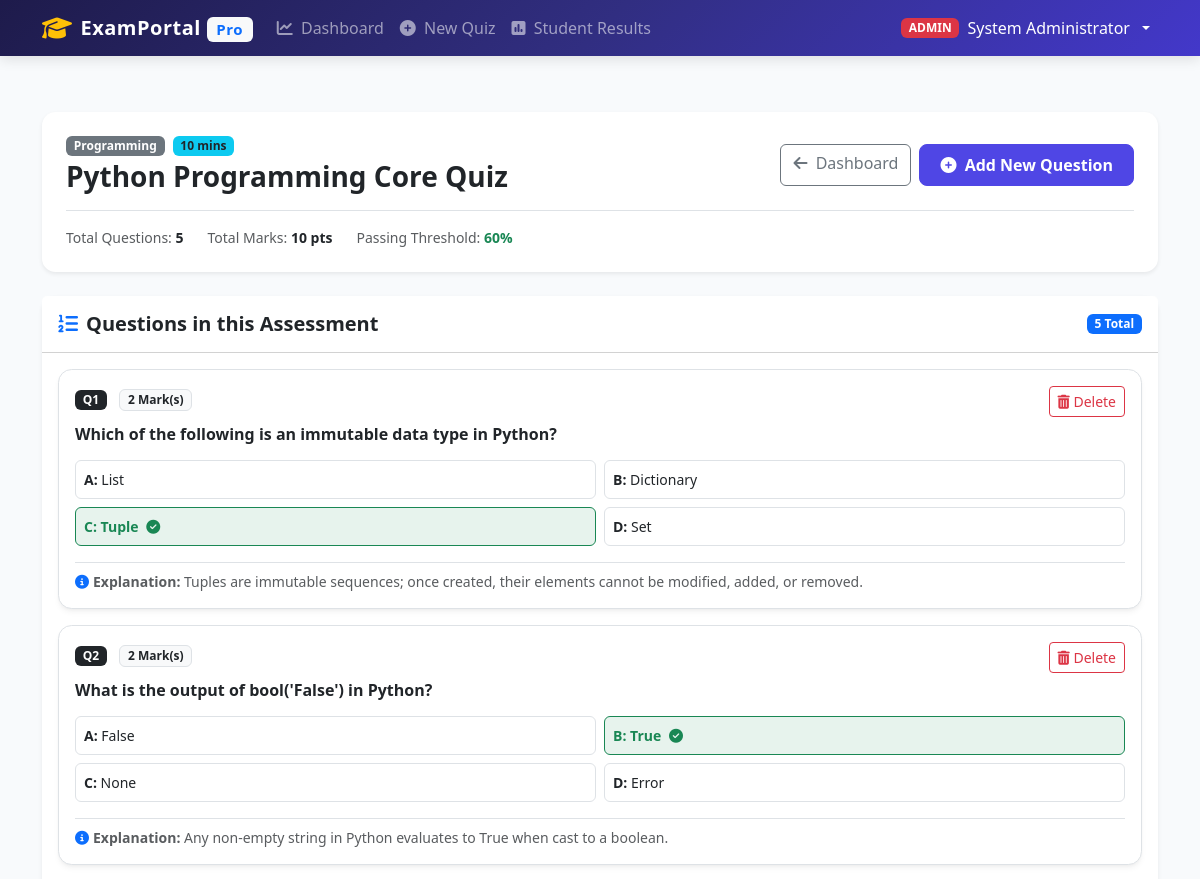
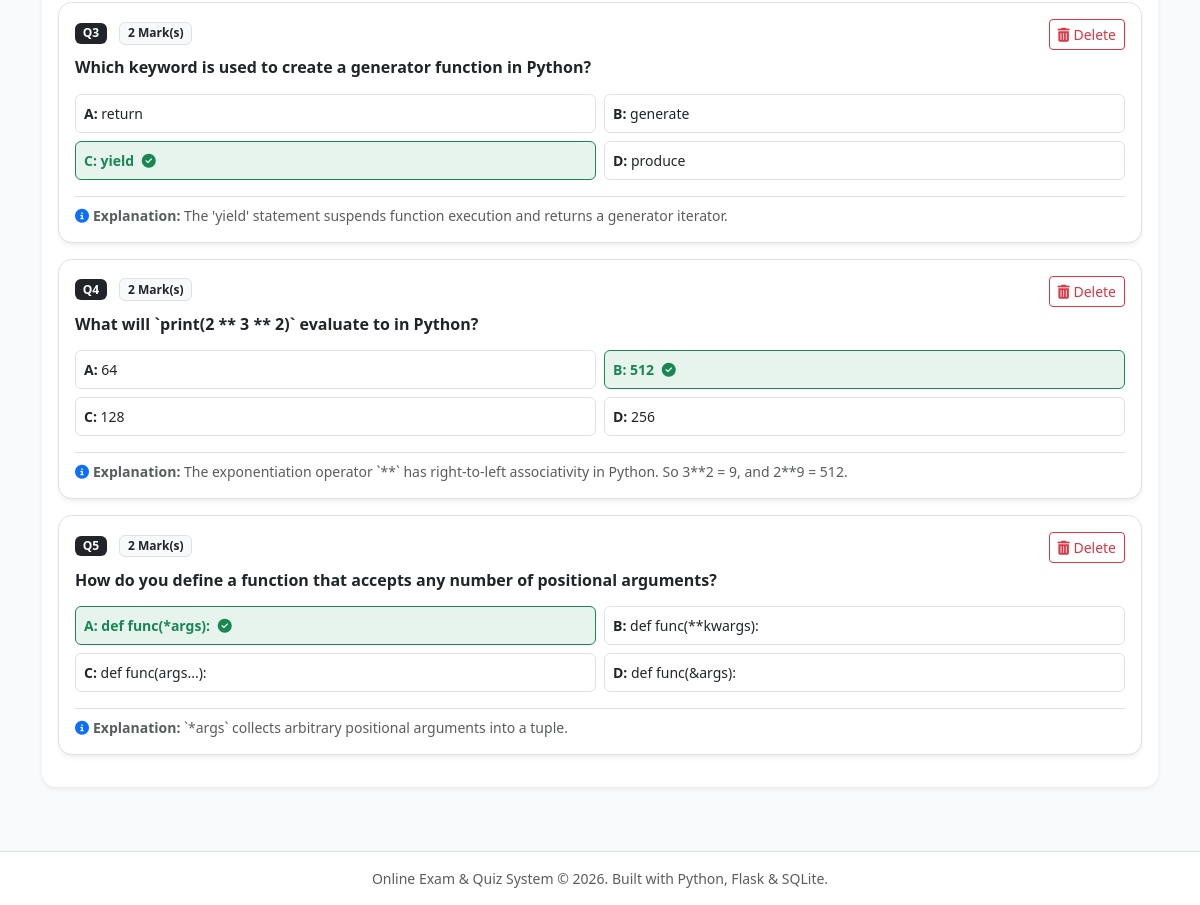
Screenshot of /admin/quiz/1/questions (signed in) with the database file from the repository (2 pictures, top to bottom).
### tables this page shows
CREATE TABLE quizzes (
        id INTEGER PRIMARY KEY AUTOINCREMENT,
        title TEXT NOT NULL,
        description TEXT,
        category TEXT DEFAULT 'General',
        duration_minutes INTEGER NOT NULL DEFAULT 15,
        passing_percentage INTEGER NOT NULL DEFAULT 50,
        is_active INTEGER NOT NULL DEFAULT 1,
        created_by INTEGER,
        created_at TIMESTAMP DEFAULT CURRENT_TIMESTAMP,
        FOREIGN KEY (created_by) REFERENCES users(id) ON DELETE SET NULL
    );

CREATE TABLE questions (
        id INTEGER PRIMARY KEY AUTOINCREMENT,
        quiz_id INTEGER NOT NULL,
        question_text TEXT NOT NULL,
        option_a TEXT NOT NULL,
        option_b TEXT NOT NULL,
        option_c TEXT NOT NULL,
        option_d TEXT NOT NULL,
        correct_option TEXT NOT NULL, -- 'A', 'B', 'C', or 'D'
        explanation TEXT,
        marks INTEGER NOT NULL DEFAULT 1,
        FOREIGN KEY (quiz_id) REFERENCES quizzes(id) ON DELETE CASCADE
    );

### app.py (the view)
@app.route('/admin/quiz/<int:quiz_id>/questions')
@admin_required
def admin_quiz_questions(quiz_id):
    db = get_db()
    quiz = db.execute("SELECT * FROM quizzes WHERE id = ?", (quiz_id,)).fetchone()
    if not quiz:
        flash("Quiz not found.", "danger")
        return redirect(url_for('admin_dashboard'))
    questions = db.execute("SELECT * FROM questions WHERE quiz_id = ? ORDER BY id ASC", (quiz_id,)).fetchall()
    total_marks = sum(q['marks'] for q in questions)
    return render_template('admin/questions.html', quiz=quiz, questions=questions, total_marks=total_marks)

### app.py (called while the page is built)
def admin_required(f):
    @wraps(f)
    def decorated_function(*args, **kwargs):
        if 'user_id' not in session or session.get('role') != 'admin':
            flash("Admin access required for this action.", "danger")
            return redirect(url_for('student_dashboard'))
        return f(*args, **kwargs)
    return decorated_function

### database.py (called while the page is built)
def get_db():
    conn = sqlite3.connect(DB_PATH)
    conn.row_factory = sqlite3.Row
    conn.execute("PRAGMA foreign_keys = ON;")
    return conn

### templates/admin/questions.html (shortened to what this page needs)
{% extends "base.html" %}
{% block content %}
<div class="container py-3">
  <div class="card p-4 shadow-sm border-0 mb-4">
    <div class="d-flex justify-content-between align-items-center flex-wrap gap-2">
      <div>
        <div class="d-flex align-items-center gap-2 mb-1">
          <span class="badge bg-secondary">{{ quiz.category }}</span>
          <span class="badge bg-info text-dark">{{ quiz.duration_minutes }} mins</span>
        </div>
        <h3 class="fw-bold mb-0 text-dark">{{ quiz.title }}</h3>
      </div>
      <div class="d-flex gap-2">
        <a href="{{ url_for('admin_dashboard') }}" class="btn btn-outline-secondary">
          <i class="fas fa-arrow-left me-1"></i> Dashboard
        </a>
        <button type="button" class="btn btn-primary fw-semibold" data-bs-toggle="modal" data-bs-target="#addQuestionModal">
          <i class="fas fa-plus-circle me-1"></i> Add New Question
        </button>
      </div>
    </div>
    <div class="d-flex gap-4 mt-3 pt-3 border-top text-muted small">
      <div>Total Questions: <strong class="text-dark">{{ questions|length }}</strong></div>
      <div>Total Marks: <strong class="text-dark">{{ total_marks }} pts</strong></div>
      <div>Passing Threshold: <strong class="text-success">{{ quiz.passing_percentage }}%</strong></div>
    </div>
  </div>
  <div class="card shadow-sm border-0 mb-4">
    <div class="card-header bg-white py-3 d-flex justify-content-between align-items-center">
      <h5 class="fw-bold mb-0"><i class="fas fa-list-ol text-primary me-2"></i>Questions in this Assessment</h5>
      <span class="badge bg-primary">{{ questions|length }} Total</span>
    </div>
    <div class="p-3">
      {% for q in questions %}
      <div class="card p-3 mb-3 border">
        <div class="d-flex justify-content-between align-items-start mb-2">
          <div>
            <span class="badge bg-dark me-2">Q{{ loop.index }}</span>
            <span class="badge bg-light text-dark border">{{ q.marks }} Mark(s)</span>
          </div>
          <form method="POST" action="{{ url_for('admin_delete_question', question_id=q.id) }}" onsubmit="return confirm('Delete this question?');">
            <button type="submit" class="btn btn-outline-danger btn-sm" title="Delete Question">
              <i class="fas fa-trash-alt"></i> Delete
            </button>
          </form>
        </div>
        <h6 class="fw-bold text-dark mb-3">{{ q.question_text }}</h6>
        <div class="row g-2 mb-2">
          <div class="col-md-6">
            <div class="p-2 rounded small border {% if q.correct_option == 'A' %}bg-success bg-opacity-10 border-success fw-bold text-success{% endif %}">
              <strong>A:</strong> {{ q.option_a }} {% if q.correct_option == 'A' %}<i class="fas fa-check-circle ms-1"></i>{% endif %}
            </div>
          </div>
          <div class="col-md-6">
            <div class="p-2 rounded small border {% if q.correct_option == 'B' %}bg-success bg-opacity-10 border-success fw-bold text-success{% endif %}">
              <strong>B:</strong> {{ q.option_b }} {% if q.correct_option == 'B' %}<i class="fas fa-check-circle ms-1"></i>{% endif %}
            </div>
          </div>
          <div class="col-md-6">
            <div class="p-2 rounded small border {% if q.correct_option == 'C' %}bg-success bg-opacity-10 border-success fw-bold text-success{% endif %}">
              <strong>C:</strong> {{ q.option_c }} {% if q.correct_option == 'C' %}<i class="fas fa-check-circle ms-1"></i>{% endif %}
            </div>
          </div>
          <div class="col-md-6">
            <div class="p-2 rounded small border {% if q.correct_option == 'D' %}bg-success bg-opacity-10 border-success fw-bold text-success{% endif %}">
              <strong>D:</strong> {{ q.option_d }} {% if q.correct_option == 'D' %}<i class="fas fa-check-circle ms-1"></i>{% endif %}
            </div>
          </div>
        </div>
        {% if q.explanation %}
        <div class="text-muted small mt-2 pt-2 border-top">
          <i class="fas fa-info-circle text-primary me-1"></i><strong>Explanation:</strong> {{ q.explanation }}
        </div>
        {% endif %}
      </div>
      {% endfor %}
    </div>
  </div>
</div>
{% endblock %}

### static/css/style.css (style rules this page uses)
:root { --primary-color: #4f46e5; --primary-hover: #4338ca; --secondary-color: #06b6d4; --success-color: #10b981; --danger-color: #ef4444; --warning-color: #f59e0b; --dark-bg: #0f172a; --card-bg: #ffffff; --body-bg: #f8fafc; --text-main: #1e293b; --text-muted: #64748b; --border-color: #e2e8f0; }
body { font-family: 'Segoe UI', system-ui, -apple-system, BlinkMacSystemFont, Roboto, sans-serif; background-color: var(--body-bg); color: var(--text-main); min-height: 100vh; display: flex; flex-direction: column; }
.card { border: 1px solid var(--border-color); border-radius: 0.85rem; box-shadow: 0 4px 6px -1px rgba(0, 0, 0, 0.05), 0 2px 4px -2px rgba(0, 0, 0, 0.05); transition: transform 0.2s ease, box-shadow 0.2s ease; }
.btn-primary { background-color: var(--primary-color); border-color: var(--primary-color); font-weight: 500; border-radius: 0.5rem; padding: 0.5rem 1.25rem; }

### rows the page displays
quizzes: category "Programming", duration_minutes "10", title "Python Programming Core Quiz", passing_percentage "60"
questions: marks "2", question_text "Which of the following is an immutable data type in Python?", option_a "List", option_b "Dictionary", option_c "Tuple", option_d "Set", explanation "Tuples are immutable sequences; once created, their elements cannot be modified, added, or removed."
questions: marks "2", question_text "What is the output of bool('False') in Python?", option_a "False", option_b "True", option_c "None", option_d "Error", explanation "Any non-empty string in Python evaluates to True when cast to a boolean."
questions: marks "2", question_text "Which keyword is used to create a generator function in Python?", option_a "return", option_b "generate", option_c "yield", option_d "produce", explanation "The 'yield' statement suspends function execution and returns a generator iterator."
questions: marks "2", question_text "What will `print(2 ** 3 ** 2)` evaluate to in Python?", option_a "64", option_b "512", option_c "128", option_d "256", explanation "The exponentiation operator `**` has right-to-left associativity in Python. So 3**2 = 9, and 2**9 = 512."
questions: marks "2", question_text "How do you define a function that accepts any number of positional arguments?", option_a "def func(*args):", option_b "def func(**kwargs):", option_c "def func(args...):", option_d "def func(&args):", explanation "`*args` collects arbitrary positional arguments into a tuple."

### other values shown
{{ session.get('role') }} "ADMIN"
{{ session.get('full_name') }} "System Administrator"
{{ questions|length }} "5"
{{ total_marks }} "10"
